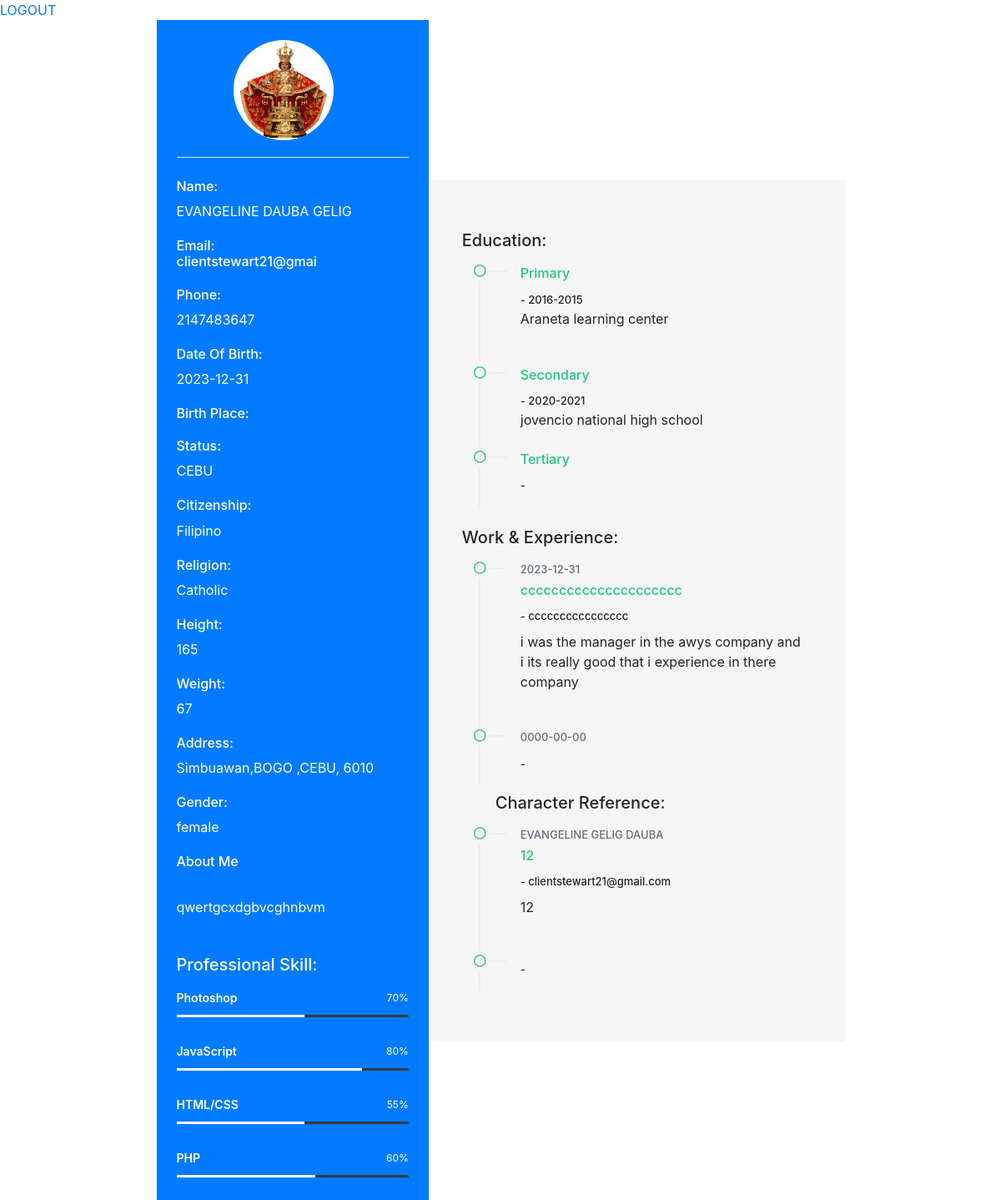
Page /resume.php (signed in) on the committed database.
### tables this page shows
CREATE TABLE `images` (
  `id` int(11) NOT NULL,
  `image_url` text NOT NULL
);

CREATE TABLE `personal` (
  `id` int(11) NOT NULL,
  `firstname` varchar(20) NOT NULL,
  `lastname` varchar(20) NOT NULL,
  `middlename` varchar(20) NOT NULL,
  `phone` int(11) NOT NULL,
  `email` varchar(20) NOT NULL,
  `gender` varchar(20) NOT NULL,
  `street` varchar(20) NOT NULL,
  `city` varchar(20) NOT NULL,
  `state` varchar(20) NOT NULL,
  `zip` int(11) NOT NULL
);

CREATE TABLE `personaldetail` (
  `id` int(11) NOT NULL,
  `Date` date NOT NULL,
  `Birth` varchar(20) NOT NULL,
  `Status` varchar(20) NOT NULL,
  `Citizenship` varchar(20) NOT NULL,
  `Religion` varchar(20) NOT NULL,
  `Height` int(11) NOT NULL,
  `Weight` int(11) NOT NULL,
  `Father` varchar(20) NOT NULL,
  `Mother` varchar(20) NOT NULL,
  `About` varchar(500) NOT NULL
);

CREATE TABLE `educ` (
  `id` int(11) NOT NULL,
  `year` varchar(60) NOT NULL,
  `school` varchar(60) NOT NULL,
  `year2` varchar(60) NOT NULL,
  `school2` varchar(60) NOT NULL,
  `year3` varchar(60) NOT NULL,
  `school3` varchar(60) NOT NULL,
  `image` varchar(100) NOT NULL
);

CREATE TABLE `expr` (
  `id` int(11) NOT NULL,
  `ComapnyName` varchar(40) NOT NULL,
  `Position` varchar(40) NOT NULL,
  `YearMonth` date NOT NULL,
  `Experience` varchar(500) NOT NULL,
  `ComapnyName2` varchar(40) NOT NULL,
  `Position2` varchar(40) NOT NULL,
  `YearMonth2` date NOT NULL,
  `Experience2` varchar(500) NOT NULL
);

CREATE TABLE `characterse` (
  `id` int(11) NOT NULL,
  `Reference` varchar(60) NOT NULL,
  `title` varchar(60) NOT NULL,
  `comapnyname` varchar(60) NOT NULL,
  `Email` varchar(60) NOT NULL,
  `Reference2` varchar(60) NOT NULL,
  `title2` varchar(60) NOT NULL,
  `comapnyname2` varchar(60) NOT NULL,
  `Email2` varchar(60) NOT NULL
);

### resume.php (the view, shortened to what this page needs)
<?php
            require_once "connection.php";
?>
<!DOCTYPE html>
<html lang="en">
<head>
<link href="https://cdn.jsdelivr.net/npm/bootstrap@4.5.0/dist/css/bootstrap.min.css" rel="stylesheet">
</head>
<body>
<link rel="stylesheet" href="https://cdnjs.cloudflare.com/ajax/libs/font-awesome/5.13.1/css/all.min.css" />
<a href="logout.php">LOGOUT</a>
             <?php
                         $sql="SELECT`firstname`, `lastname`, `middlename`, `phone`, `email`, `gender`, `street`, `city`, `state`, `zip` FROM `personal` order by id desc limit 1";
                         $res = $con->query($sql);
                         $row = $res->fetch_assoc();
             ?>
             <?php
                     $sql2="SELECT`Date`, `Birth`, `Status`, `Citizenship`, `Religion`, `Height`, `Weight`, `About` FROM `personaldetail` order by id desc limit 1";
                     $res2 = $con->query($sql2);
                     $row2 = $res2->fetch_assoc();
             ?>
            <div class="container">
                <div class="row justify-content-center">
                    <div class="col-md-9">
                        <div class="row align-items-center">
                        <div class="col-lg-5">
                            <div class="resume-base bg-primary user-dashboard-info-box p-4">
                                <div class="profile">
                                    <div class="jobster-user-info">
                                        <div class="profile-avatar">
                                             <?php
                                                $sql = "SELECT * FROM images ORDER BY id DESC limit 1";
                                                $res = mysqli_query($con,  $sql);
                                                if (mysqli_num_rows($res) > 0) {
                                                    while ($images = mysqli_fetch_assoc($res)) {  ?>
                                                    <div class="alb">
                                                        <img style="width:120px; margin-left:68px;" src="uploads/<?=$images['image_url']?>">
                                                    </div>
                                            <?php } }?>
                                        </div>
                                    </div>
                                </div>
                                <div class="about-candidate border-top">
                                    <div class="candidate-info">
                                        <h6 class="text-white">Name:</h6>
                                        <p class="text-white"><?php echo $row['firstname']?> <?php echo $row['lastname']?> <?php echo $row['middlename']?></p>
                                    </div>
                                    <div class="candidate-info">
                                        <h6 class="text-white">Email:<br> <?php echo $row['email']?></h6>
                                    </div>
                                        <div class="candidate-info">
                                            <h6 class="text-white">Phone:</h6>
                                            <p class="text-white"><?php echo $row['phone']?></p>
                                        </div>
                                        <div class="candidate-info">
                                            <h6 class="text-white">Date Of Birth:</h6>
                                            <p class="text-white"><?php echo $row2['Date']?></p>
                                        </div>
                                        <div class="candidate-info">
                                            <h6 class="text-white">Birth Place:</h6>
                                        </div>
                                        <div class="candidate-info">
                                            <h6 class="text-white">Status:</h6>
                                            <p class="text-white"><?php echo $row2['Status']?></p>
                                        </div>
                                        <div class="candidate-info">
                                            <h6 class="text-white">Citizenship:</h6>
                                            <p class="text-white"><?php echo $row2['Citizenship']?></p>
                                        </div>
                                        <div class="candidate-info">
                                            <h6 class="text-white">Religion:</h6>
                                            <p class="text-white"><?php echo $row2['Religion']?></p>
                                        </div>
                                        <div class="candidate-info">
                                            <h6 class="text-white">Height:</h6>
                                            <p class="text-white"><?php echo $row2['Height']?></p>
                                        </div>
                                        <div class="candidate-info">
                                            <h6 class="text-white">Weight:</h6>
                                            <p class="text-white"><?php echo $row2['Weight']?></p>
                                        </div>
                                        <div class="candidate-info">
                                            <h6 class="text-white">Address:</h6>
                                            <p class="text-white"><?php echo $row['street']?>,<?php echo $row['city']?> ,<?php echo $row['state']?>, <?php echo $row['zip']?></p>
                                        </div>
                                        <div class="candidate-info">
                                            <h6 class="text-white">Gender:</h6>
                                            <p class="text-white"><?php echo $row['gender']?></p>
                                        </div>
                                        <div class="candidate-info">
                                            <h6 class="text-white">About Me</h6> <br>
                                            <p class="text-white"><?php echo $row2['About']?></p>
                                        </div>
                                </div>
                                <div class="mt-0">
                                    <h5 class="text-white">Professional Skill:</h5>
                                    <div class="progress bg-dark">
                                        <div class="progress-bar bg-white" role="progressbar" style="width:55%" aria-valuenow="55" aria-valuemin="0" aria-valuemax="100">
                                        <div class="progress-bar-title text-white">Photoshop</div>
                                        <span class="progress-bar-number text-white">70%</span>
                                    </div>
                                </div>
                            <div class="progress bg-dark">
                                <div class="progress-bar bg-white" role="progressbar" style="width:80%" aria-valuenow="55" aria-valuemin="0" aria-valuemax="100">
                                    <div class="progress-bar-title text-white">JavaScript</div>
                                    <span class="progress-bar-number text-white">80%</span>
                                </div>
                            </div>
                            <div class="progress bg-dark">
                                <div class="progress-bar bg-white" role="progressbar" style="width:55%" aria-valuenow="55" aria-valuemin="0" aria-valuemax="100">
                                    <div class="progress-bar-title text-white">HTML/CSS</div>
                                    <span class="progress-bar-number text-white">55%</span>
                                </div>
                            </div>
                            <div class="progress bg-dark mb-md-0">
                                <div class="progress-bar bg-white" role="progressbar" style="width:60%" aria-valuenow="100" aria-valuemin="0" aria-valuemax="100">
                                    <div class="progress-bar-title text-white">PHP</div>
                                    <span class="progress-bar-number text-white">60%</span>
                                </div>
                            </div>
                        </div>
                    </div>
                </div>
                <?php
                        $sql3="SELECT `year`, `school`, `year2`, `school2`, `year3`, `school3`, `image` FROM `educ` order by id desc limit 1";
                        $res3 = $con->query($sql3);
                        $row3 = $res3->fetch_assoc();
                ?>
                <div class="col-lg-7">
                    <div class="resume-experience">
                        <div class="timeline-box">
                            <h5 class="resume-experience-title">Education:</h5>
                                <div class="jobster-candidate-timeline">
                                    <div class="jobster-timeline-item">
                                        <div class="jobster-timeline-cricle">
                                            <i class="far fa-circle"></i>
                                        </div>
                                <div class="jobster-timeline-info">
                                    <div class="dashboard-timeline-info">
                                        <h6 class="mb-2">Primary</h6>
                                        <span>- <?php echo $row3['year']?></span>
                                        <p><?php echo $row3['school']?></p>
                                    </div>
                                </div>
                </div>
                    <div class="jobster-timeline-item mb-0">
                        <div class="jobster-timeline-cricle">
                            <i class="far fa-circle"></i>
                        </div>
                        <div class="jobster-timeline-info">
                            <div class="dashboard-timeline-info">
                                <h6 class="mb-2">Secondary</h6>
                                <span>- <?php echo $row3['year2']?></span>
                                <p><?php echo $row3['school2']?></p>
                        </div>
                        </div>
                    </div>
                    <div class="jobster-timeline-item mb-0">
                        <div class="jobster-timeline-cricle">
                            <i class="far fa-circle"></i>
                        </div>
                        <div class="jobster-timeline-info">
                            <div class="dashboard-timeline-info">
                                <h6 class="mb-2">Tertiary</h6>
                                <span>- <?php echo $row3['year3']?></span>
                        </div>
                        </div>
                    </div>
                </div>
                        <?php
                                 $sql4="SELECT`ComapnyName`,`Position`, `YearMonth`, `Experience`, `ComapnyName2`, `Position2`, `YearMonth2`, `Experience2` FROM `expr` order by id desc limit 1";
                                 $res4 = $con->query($sql4);
                                 $row4 = $res4->fetch_assoc();
                        ?>
                    </div>
                    <div class="timeline-box mt-4">
                    <h5 class="resume-experience-title">Work &amp; Experience:</h5>
                    <div class="jobster-candidate-timeline">
                    <div class="jobster-timeline-item">
                    <div class="jobster-timeline-cricle">
                    <i class="far fa-circle"></i>
                    </div>
                    <div class="jobster-timeline-info">
                    <div class="dashboard-timeline-info">
                    <span class="jobster-timeline-time"><?php echo $row4['YearMonth']?></span>
                    <h6 class="mb-2"><?php echo $row4['Position']?></h6>
                    <span>- <?php echo $row4['ComapnyName']?></span>
                    <p class="mt-2"><?php echo $row4['Experience']?></p>
                    </div>
                    </div>
                    </div>
                    <div class="jobster-timeline-item mb-0">
                    <div class="jobster-timeline-cricle">
                    <i class="far fa-circle"></i>
                    </div>
                    <div class="jobster-timeline-info">
                    <div class="dashboard-timeline-info">
                    <span class="jobster-timeline-time"><?php echo $row4['YearMonth2']?></span>
                    <span>- <?php echo $row4['ComapnyName2']?></span>
                    </div>
                    </div>
                    </div>
                    </div>
                    </div>
                        <?php
                                $sql5="SELECT`Reference`, `title`, `comapnyname`, `Email`, `Reference2`, `title2`, `comapnyname2`, `Email2` FROM `characterse` order by id desc limit 1";
                                $res5 = $con->query($sql5);
                                $row5 = $res5->fetch_assoc();
                        ?>
                    <div class="timeline-box mt-2">
                    <h5 class="resume-experience-title" style="margin-left:40px;">Character Reference:</h5>
                    <div class="jobster-candidate-timeline">
                    <div class="jobster-timeline-item">
                    <div class="jobster-timeline-cricle">
                    <i class="far fa-circle"></i>
                    </div>
                    <div class="jobster-timeline-info">
                    <div class="dashboard-timeline-info">
                    <span class="jobster-timeline-time"><?php echo $row5['Reference']?></span>
                    <h6 class="mb-2"><?php echo $row5['title']?></h6>
                    <span>- <?php echo $row5['Email']?></span>
                    <p class="mt-2"><?php echo $row5['comapnyname']?></p>
                    </div>
                    </div>
                    </div>
                    <div class="jobster-timeline-item mb-0">
                    <div class="jobster-timeline-cricle">
                    <i class="far fa-circle"></i>
                    </div>
                    <div class="jobster-timeline-info">
                    <div class="dashboard-timeline-info">
                    <span>- <?php echo $row5['comapnyname2']?></span>
                    </div>
                    </div>
                    </div>
                    </div>
                    </div>
                    </div>
                    </div>
                    </div>
                    </div>
                    </div>
            </div>
</body>
</html>

### rows in the picture
images: image_url (picture)
personal: firstname "EVANGELINE", lastname "DAUBA", middlename "GELIG", email "clientstewart21@gmai", phone "2147483647", street "Simbuawan", city "BOGO", state "CEBU", zip "6010", gender "female"
personaldetail: Date "2023-12-31", Status "CEBU", Citizenship "Filipino", Religion "Catholic", Height "165", Weight "67", About "qwertgcxdgbvcghnbvm"
educ: year "2016-2015", school "Araneta learning center", year2 "2020-2021", school2 "jovencio national high school"
expr: YearMonth "2023-12-31", Position "ccccccccccccccccccccc", ComapnyName "cccccccccccccccc", Experience "i was the manager in the awys company and i its really good that i experience in there company", YearMonth2 "0000-00-00"
characterse: Reference "EVANGELINE GELIG DAUBA", title "12", Email "clientstewart21@gmail.com", comapnyname "12"
